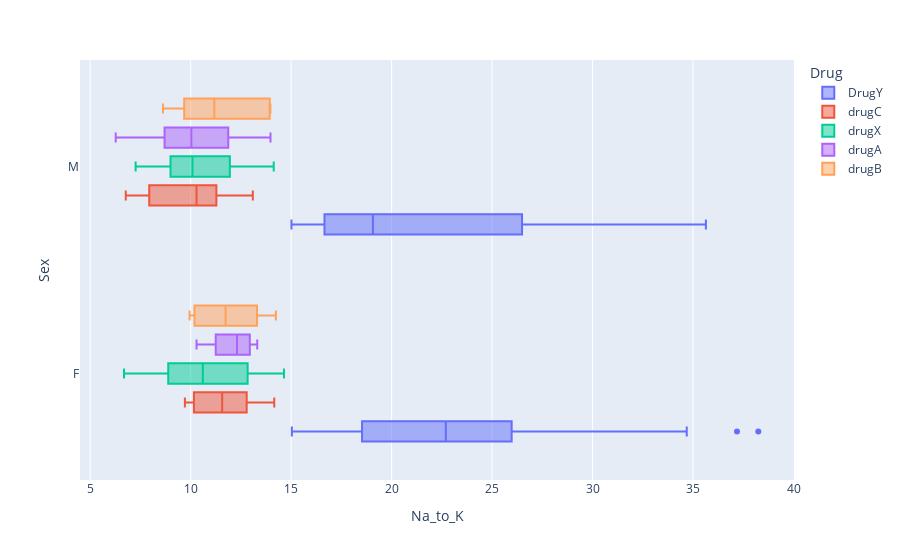

The code cell stored with this chart in its notebook:
### Code cell
fig = px.box(df2, x='Na_to_K', y='Sex', color='Drug')
fig.show()

### Figure 1 — Plotly figure (JSON) as saved in the notebook; plotly's stock layout.template omitted (floating-point values rounded to 4 significant figures)
{"data": [{"alignmentgroup": "True", "hovertemplate": "Drug=DrugY<br>Na_to_K=%{x}<br>Sex=%{y}<extra></extra>", "legendgroup": "DrugY", "marker": {"color": "#636efa"}, "name": "DrugY", "notched": false, "offsetgroup": "DrugY", "orientation": "h", "showlegend": true, "type": "box", "x": [25.36, 18.04, 16.27, 15.17, 19.37, 19.2, 15.38, 20.94, 15.52, 25.97, 19.13, 25.92, 30.57, 15.04, 33.49, 18.81, 30.37, 22.7, 17.95, 31.88, 19.22, 15.79, 31.69, 19.8, 19.42, 27.18, 18.46, 27.83, 18.7, 29.88, 20.69, 27.05, 24.66, 24.28, 19.68, 22.91, 17.07, 20.91, 19.16, 15.48, 23.09, 17.21, 16.59, 15.16, 29.45, 29.27, 15.02, 38.25, 25.39, 35.64, 16.73, 28.29, 20.01, 16.85, 18.3, 25.48, 27.06, 17.21, 22.46, 16.75, 25.97, 16.35, 33.54, 20.49, 32.92, 25.79, 21.04, 25.74, 15.44, 16.72, 22.96, 28.63, 19.01, 18.3, 26.64, 23.0, 17.23, 18.74, 18.35, 19.01, 15.97, 15.89, 22.82, 15.49, 37.19, 25.89, 35.0, 20.93, 18.99, 16.31, 34.69], "x0": " ", "xaxis": "x", "y": ["F", "F", "F", "M", "M", "F", "M", "F", "F", "F", "M", "M", "M", "F", "F", "F", "M", "F", "M", "F", "F", "M", "M", "F", "F", "M", "F", "M", "M", "F", "M", "F", "M", "F", "F", "F", "M", "M", "F", "M", "F", "F", "M", "M", "F", "F", "M", "F", "F", "M", "F", "M", "M", "M", "M", "F", "M", "M", "M", "F", "F", "M", "M", "F", "M", "M", "F", "F", "M", "M", "M", "F", "M", "M", "F", "F", "F", "F", "F", "M", "M", "F", "F", "F", "F", "F", "M", "M", "M", "M", "F"], "y0": " ", "yaxis": "y"}, {"alignmentgroup": "True", "hovertemplate": "Drug=drugC<br>Na_to_K=%{x}<br>Sex=%{y}<extra></extra>", "legendgroup": "drugC", "marker": {"color": "#EF553B"}, "name": "drugC", "notched": false, "offsetgroup": "drugC", "orientation": "h", "showlegend": true, "type": "box", "x": [13.09, 10.11, 11.04, 11.77, 7.298, 10.29, 14.16, 9.712, 10.07, 13.13, 8.151, 10.54, 10.44, 6.769, 11.57, 12.01], "x0": " ", "xaxis": "x", "y": ["M", "M", "M", "F", "M", "M", "F", "F", "F", "F", "M", "M", "F", "M", "F", "M"], "y0": " ", "yaxis": "y"}, {"alignmentgroup": "True", "hovertemplate": "Drug=drugX<br>Na_to_K=%{x}<br>Sex=%{y}<extra></extra>", "legendgroup": "drugX", "marker": {"color": "#00cc96"}, "name": "drugX", "notched": false, "offsetgroup": "drugX", "orientation": "h", "showlegend": true, "type": "box", "x": [7.798, 8.607, 12.7, 11.46, 9.381, 8.75, 11.01, 14.13, 7.285, 13.94, 9.709, 9.084, 12.26, 12.29, 8.107, 10.9, 10.09, 8.37, 10.83, 10.61, 10.84, 7.761, 13.6, 11.42, 8.966, 8.968, 11.95, 6.683, 9.17, 13.77, 9.281, 9.514, 10.1, 7.845, 7.477, 13.6, 11.94, 10.06, 9.443, 12.01, 7.34, 7.261, 14.64, 12.92, 10.44, 12.86, 14.22, 12.88, 10.02, 13.88, 11.69, 9.894, 14.02, 11.35], "x0": " ", "xaxis": "x", "y": ["F", "F", "F", "M", "F", "F", "M", "M", "M", "M", "F", "M", "M", "F", "F", "M", "M", "M", "M", "F", "F", "M", "F", "M", "M", "M", "M", "F", "M", "F", "F", "M", "F", "M", "F", "M", "M", "F", "M", "F", "F", "M", "F", "F", "F", "M", "F", "F", "M", "F", "F", "M", "M", "F"], "y0": " ", "yaxis": "y"}, {"alignmentgroup": "True", "hovertemplate": "Drug=drugA<br>Na_to_K=%{x}<br>Sex=%{y}<extra></extra>", "legendgroup": "drugA", "marker": {"color": "#ab63fa"}, "name": "drugA", "notched": false, "offsetgroup": "drugA", "orientation": "h", "showlegend": true, "type": "box", "x": [13.97, 9.445, 13.09, 9.475, 12.86, 11.2, 13.31, 11.33, 11.87, 12.85, 7.49, 10.29, 12.89, 6.269, 9.664, 12.31, 8.7, 11.23, 11.26, 12.77, 10.45, 10.4, 8.011], "x0": " ", "xaxis": "x", "y": ["M", "M", "F", "M", "M", "F", "F", "F", "M", "F", "M", "F", "F", "M", "M", "F", "M", "M", "F", "M", "M", "M", "M"], "y0": " ", "yaxis": "y"}, {"alignmentgroup": "True", "hovertemplate": "Drug=drugB<br>Na_to_K=%{x}<br>Sex=%{y}<extra></extra>", "legendgroup": "drugB", "marker": {"color": "#FFA15A"}, "name": "drugB", "notched": false, "offsetgroup": "drugB", "orientation": "h", "showlegend": true, "type": "box", "x": [9.567, 14.24, 10.19, 11.34, 13.3, 13.97, 13.93, 13.94, 9.677, 12.49, 10.98, 11.34, 8.621, 11.01, 9.945, 9.849], "x0": " ", "xaxis": "x", "y": ["M", "F", "F", "M", "F", "M", "M", "M", "M", "F", "F", "M", "M", "M", "F", "M"], "y0": " ", "yaxis": "y"}], "layout": {"boxmode": "group", "legend": {"title": {"text": "Drug"}, "tracegroupgap": 0}, "margin": {"t": 60}, "xaxis": {"anchor": "y", "domain": [0, 1], "title": {"text": "Na_to_K"}}, "yaxis": {"anchor": "x", "domain": [0, 1], "title": {"text": "Sex"}}}}
